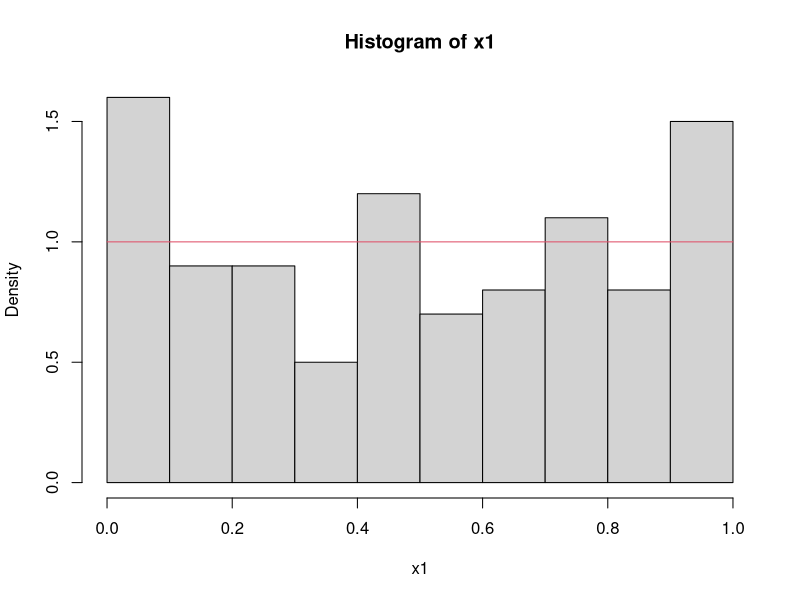

Generate this figure with R: (Note: this script raises an error after producing the figure.)
rm(list=ls())
## Linear congruential method ####
a = 31; b =1 ; M =3189
n = 1000 # nb of iterations
x = numeric(length=n)
x[1] = 0
for(i in 2:n)
{
  x[i] = (a*x[i-1] + b) %% M
}
x = x/M


png('hist.png')
par(mfrow=c(2,2))
par(mar=c(4,4,1,1))
hist(x,prob=TRUE)
u = seq(0,1,0.01)
lines(u,dunif(u),col=2) # density f(x) = 1/(max-min) punif(u)=u; dunif(u)=1
# h=2
plot(x[1:98],x[3:100])
plot(x[1:98],x[3:100],type='l')
#plot(x,type='l')
acf(x)
dev.off()

cov(x[1:98],x[3:100]) #[1] -0.0007267802

ks.test(x,"punif",alternative="two.sided")
#t whether two underlying one-dimensional probability distributions differ. 
# punif:Uniform Distribution function. (cumulative distribution function)
# a large p-value indicates accept H0: no difference between simulated RandomNumbers and theoretical 
##R code####
x1<-runif(n=100,min=0,max=1)
hist(x1,prob=TRUE,freq=F)
u = seq(0,1,0.01)
lines(u,dunif(u),col=2)

U=runif(3*10^4)
 U=matrix(data=U,nrow=3) #matrix for sums
 X=-log(U) #uniform to exponential
X1=2* apply(X,2,sum)

system.time(test1());
Z0 <- rchisq(10000, df = 0, ncp = 2.)
graphics::stem(Z0)

n <- 2000
k <- seq(0, n, by = 20)
plot (k, dbinom(k, n, pi/10, log = TRUE), type = "l", ylab = "log density",
      main = "dbinom(*, log=TRUE) is better than  log(dbinom(*))")
lines(k, log(dbinom(k, n, pi/10)), col = "red", lwd = 2)

b<-dbinom(0:90,90,.3)
plot(b,type='l')

##Example 2.5.poission ####
Nsim=10^4; lambda=100
spread=3*sqrt(lambda)
t=round(seq(max(0,lambda-spread),lambda+spread,1))
prob=ppois(t, lambda)
plot(prob)
X=rep(0,Nsim)
for (i in 1:Nsim){
   u=runif(1)
   X[i]=t[1]+sum(prob<u) }
plot(X)
hist(X)
# R inbuilt faster:
X1<-rpois(Nsim,lambda)
system.time(rpois(Nsim,lambda),gcFirst = TRUE);
plot(X1)
hist(X1)
library(mnormt)
Sigma <- matrix(c(1,2,0,2,5,0.5,0,0.5,3), 3, 3)
sadmvn(low=c(1,2,3),upp=c(10,11,12),mean=rep(0,3),var=Sigma)
attr(,"error")
 
# student T 
X3<-rt(100)

##X~Neg(n, p),X has the mixture representation X|y~P(y) and Y~G(n, ??)
Nsim=10^4
n=8;p=.3
y=rgamma(Nsim,n,rate=p/(1-p))
X4=rpois(Nsim,y)
hist(X4,main="",freq=F,col="grey",breaks=40)
lines(1:50,dnbinom(1:50,n,p),lwd=2,col="sienna")

##Accept-Reject####
u=runif(1)*M
 y=randg(1)
 while (u>f(y)/g(y)){
   u=runif(1)*M
   y=randg(1)}

## Illustration of theorem on inversion####
h = seq(0,10,.01) ; lambda = 1/2
plot(h,dexp(h,rate=lambda),type='l',col=2,lwd=2,xlab='',ylab='',ylim=c(0,1)) ; abline(v=0);abline(h=0)
lines(h,pexp(h,rate=lambda),lty=1,lwd=2)
x = rexp(n=1,rate=lambda) ; y = pexp(x,rate=lambda)
points(x,0,col=2,lwd=2,pch=16,cex=2)
points(x,y,col=1,lwd=2,pch=16,cex=2) ;arrows(x0=x,y0=0,x1=x,y1=y,lty=2,angle=15)
points(0,y,col=3,lwd=2,pch=16,cex=2);arrows(x0=x,y0=y,x1=0,y1=y,lty=2,angle=15)
n = 100
h = seq(0,10,.01) ; lambda = 1/2
plot(h,dexp(h,rate=lambda),type='l',col=2,lwd=2,xlab='',ylab='',ylim=c(0,1)) ; abline(v=0);abline(h=0)
lines(h,pexp(h,rate=lambda),lty=1,lwd=2)
x = rexp(n=n,rate=lambda) ; y = pexp(x,rate=lambda)
points(x,rep(0,n),col=2,lwd=2,pch=1,cex=2)
points(x,y,col=1,lwd=2,pch=1,cex=2)
points(rep(0,n),y,col=3,lwd=2,pch=1,cex=2)

## Simulation of an exponential rv by inversion####
lambda = 1/2 ; n=1000 ; u = runif(n);h = seq(0,10,.1); 
plot(h,dexp(h,rate=lambda),
                  type='l',lwd=3,col=3,xlab='',ylab='')
x = (-1/lambda) *log(1-u)
points(x,rep(0,n),col=3)
hist(x,breaks=seq(-0.1,max(x)+.1,.1),add=TRUE,prob=TRUE,col=3)
## the right way to code this in R without using rexp:
hist(qexp(runif(n)),breaks=seq(-0.1,max(x)+.1,.1))
